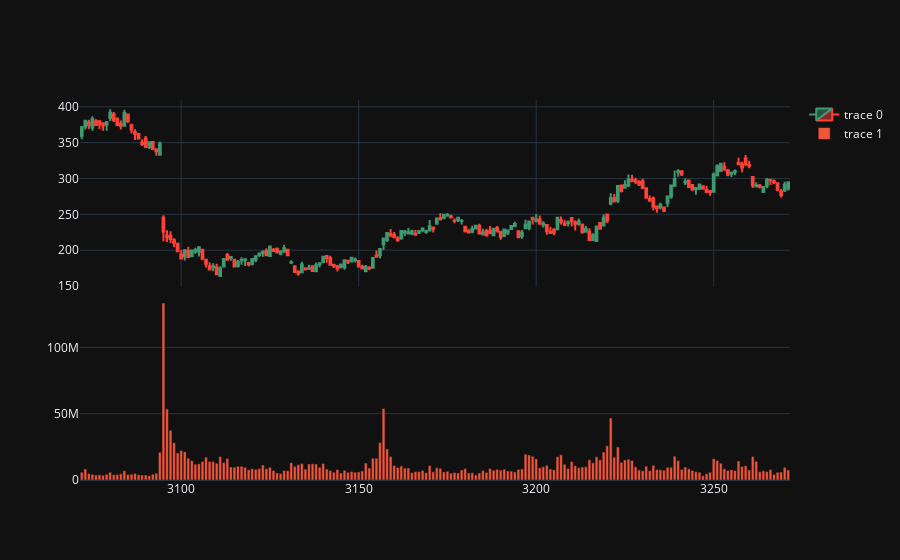

The notebook cell this image was saved under:
### Code cell
fig = ms.make_subplots(rows=2, cols=1,
                       shared_xaxes=True,
                       vertical_spacing=0.02)

fig.add_trace(go.Candlestick(x=data_chart.index,
                             open=data_chart['Open'],
                             high=data_chart['High'],
                             low=data_chart['Low'],
                             close=data_chart['Close']))

fig.add_trace(go.Bar(x=data_chart.index, y=data_chart['Volume']),
              row=2, col=1)

fig.update_layout(xaxis_rangeslider_visible=False)
fig.show()

### Figure 1 — Plotly figure (JSON) as saved in the notebook; plotly's stock layout.template omitted (floating-point values rounded to 4 significant figures; data arrays with more than 128 entries replaced by an {"elided": "..."} marker saying what was removed)
{"data": [{"close": {"elided": "200 float values"}, "high": {"elided": "200 float values"}, "low": {"elided": "200 float values"}, "open": {"elided": "200 float values"}, "x": {"elided": "200 int values"}, "type": "candlestick"}, {"x": {"elided": "200 int values"}, "y": {"elided": "200 int values"}, "type": "bar", "xaxis": "x2", "yaxis": "y2"}], "layout": {"xaxis": {"anchor": "y", "domain": [0.0, 1.0], "matches": "x2", "showticklabels": false, "rangeslider": {"visible": false}}, "yaxis": {"anchor": "x", "domain": [0.51, 1.0]}, "xaxis2": {"anchor": "y2", "domain": [0.0, 1.0]}, "yaxis2": {"anchor": "x2", "domain": [0.0, 0.49]}}}
